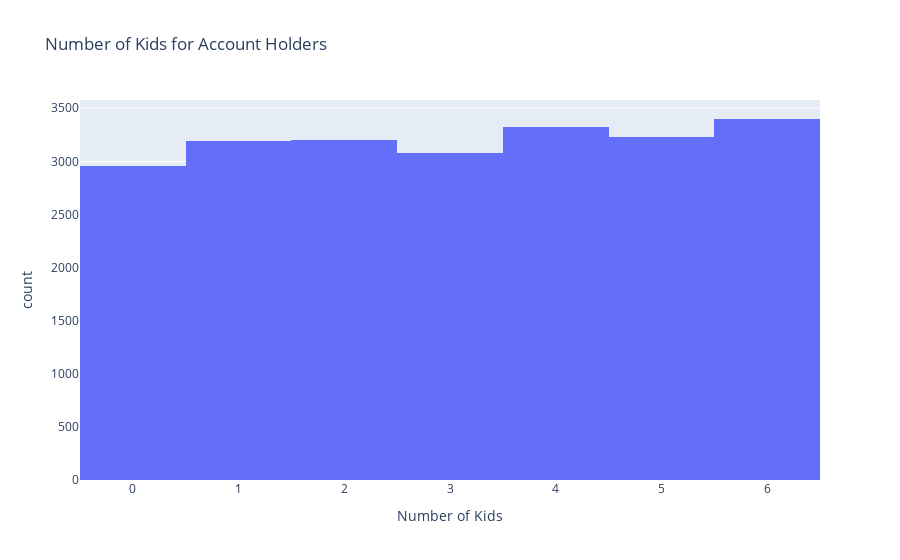

The code cell stored with this chart in its notebook:
### Markdown cell above
Task 9: Create a histogram showing the number of accounts with a specific number of kids

### Code cell
# Task 9 Create histogram of number of accounts with # of kids
fig_9 = px.histogram(acc_df, x='kids_count_mode', title='Number of Kids for Account Holders',
                  labels = {'kids_count_mode': 'Number of Kids'})
fig_9.show()

### Figure 1 — Plotly figure (JSON) as saved in the notebook; plotly's stock layout.template omitted (floating-point values rounded to 4 significant figures; data arrays with more than 128 entries replaced by an {"elided": "..."} marker saying what was removed)
{"data": [{"alignmentgroup": "True", "bingroup": "x", "hovertemplate": "Number of Kids=%{x}<br>count=%{y}<extra></extra>", "legendgroup": "", "marker": {"color": "#636efa"}, "name": "", "offsetgroup": "", "orientation": "v", "showlegend": false, "type": "histogram", "x": {"elided": "22383 int values"}, "xaxis": "x", "yaxis": "y"}], "layout": {"barmode": "relative", "legend": {"tracegroupgap": 0}, "title": {"text": "Number of Kids for Account Holders"}, "xaxis": {"anchor": "y", "domain": [0, 1], "title": {"text": "Number of Kids"}}, "yaxis": {"anchor": "x", "domain": [0, 1], "title": {"text": "count"}}}}
